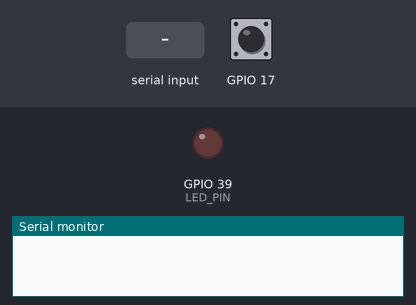
Bench run of a program on a simulated ESP32-S3. Parts: output pins drawn as LEDs (lit = HIGH), the last lines printed to the serial monitor. Inputs (shaded band) come from the test bench; at power-on: GPIO 17 LOW.

Above: at 1.2 s.
1.3 s: GPIO 17 driven HIGH
At 1.9 s:
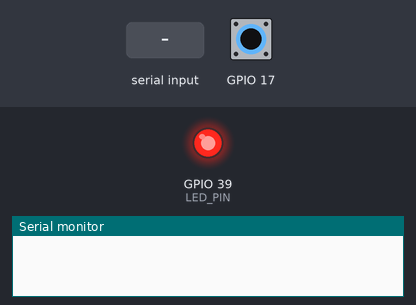
2.8 s: "1" received over Serial
At 5.0 s:
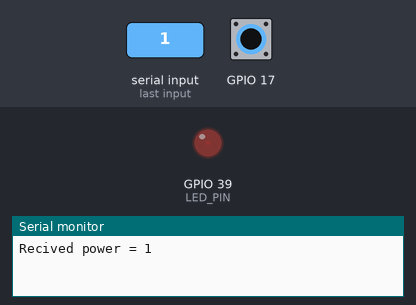
5.3 s: "0" received over Serial
At 7.0 s:
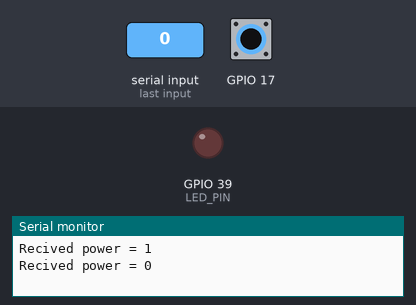
Timing chart, 0 to 8.5 s (numbered marks = the images above; inputs shaded):
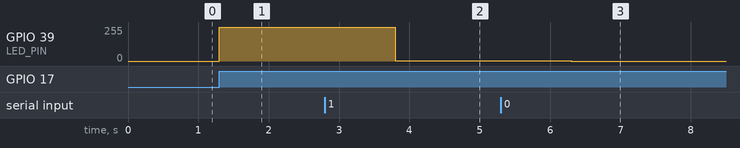

Measured:
- after the input at 1.3 s, GPIO 39 (LED_PIN): 0/255 → 255/255 at once
- after the input at 2.8 s, GPIO 39 (LED_PIN): 255/255 → 1/255 after 1.0 s
- after the input at 5.3 s, GPIO 39 (LED_PIN): 1/255 → 0/255 after 1.0 s

The program:

main.cpp
```cpp
#include <Arduino.h>
#include <string>
#include <vector>

// Pin включения светодиода
#define LED_PIN 39
// Переменная для управления мощностью светодиода
int power = 255;
// Переменная для приема сообщенй из серийного порта
std::string buffer = "";
// Счетчик нажатия на кнопку
int count_push = 0;
// Флаг включения светодиода
bool light_on = false;
// Вектор для храниения последних 4х параметров power
std::vector<int> vector_power = {-1, -1, -1, -1};
// Интервал времени печати параметров в серийный порт
unsigned long time_size = 20000;
// Переменная отсчета интервала времени "time_size" после печати последних 4х параметров power
unsigned long time_temp = 0;

void setup()
{
  pinMode(LED_PIN, OUTPUT);
  // Инициализация серийного порта, в качестве аргумента скорость с которой будет работать серйный порт.
  Serial.begin(115200);
}

void loop()
{
  // Функция Serial.available() возвращает значение отличное от 0, если в серийный порт пришла какая-то информация.
  if (Serial.available() > 0)
  {
    buffer = "";
    while (Serial.available() > 0)
    {
      // Serial.read() - функция чтения с серийного порта.
      // Такая запись позволяет прибавить к buffer символьное значение тех ASCII символов,
      // которые прочитали из серийного порта.
      buffer += std::string(1, char(Serial.read()));
      delay(500);
    }
    int param = std::stoi(buffer);
    // Проверка значения мощности "param", оно не может быть менее 0 и более 255
    if ((param >= 0) && (param <= 255))
    {
      power = param;
      // Перестановка значений vector_power [0]=[1], [1]=[2], [2]=[3].
      for (int i = 0; i < (vector_power.size() - 1); i++)
        vector_power[i] = vector_power[i + 1];
      // Присвоение последниму значению vector_power значения power
      vector_power[3] = power;
      Serial.print("Recived power = ");
      Serial.println(power);
    }
  }

  if ((millis() - time_temp) >= time_size)
  {
    Serial.print("Last four parameters (bytes): ");
    // Печать последних 4х параметров
    for (int param : vector_power)
    {
      if (param >= 0)
      {
        Serial.print(param);
        Serial.print(" ");
      }
    }
    Serial.println("");
    // Новая точка отсчета
    time_temp = millis();
  }

  if (digitalRead(17) == HIGH)
    light_on = true;

  if (light_on == true)
  {
    light_on = false;
    analogWrite(LED_PIN, power);
    delay(1000);
  }
  else
    analogWrite(LED_PIN, 0);
}
```
